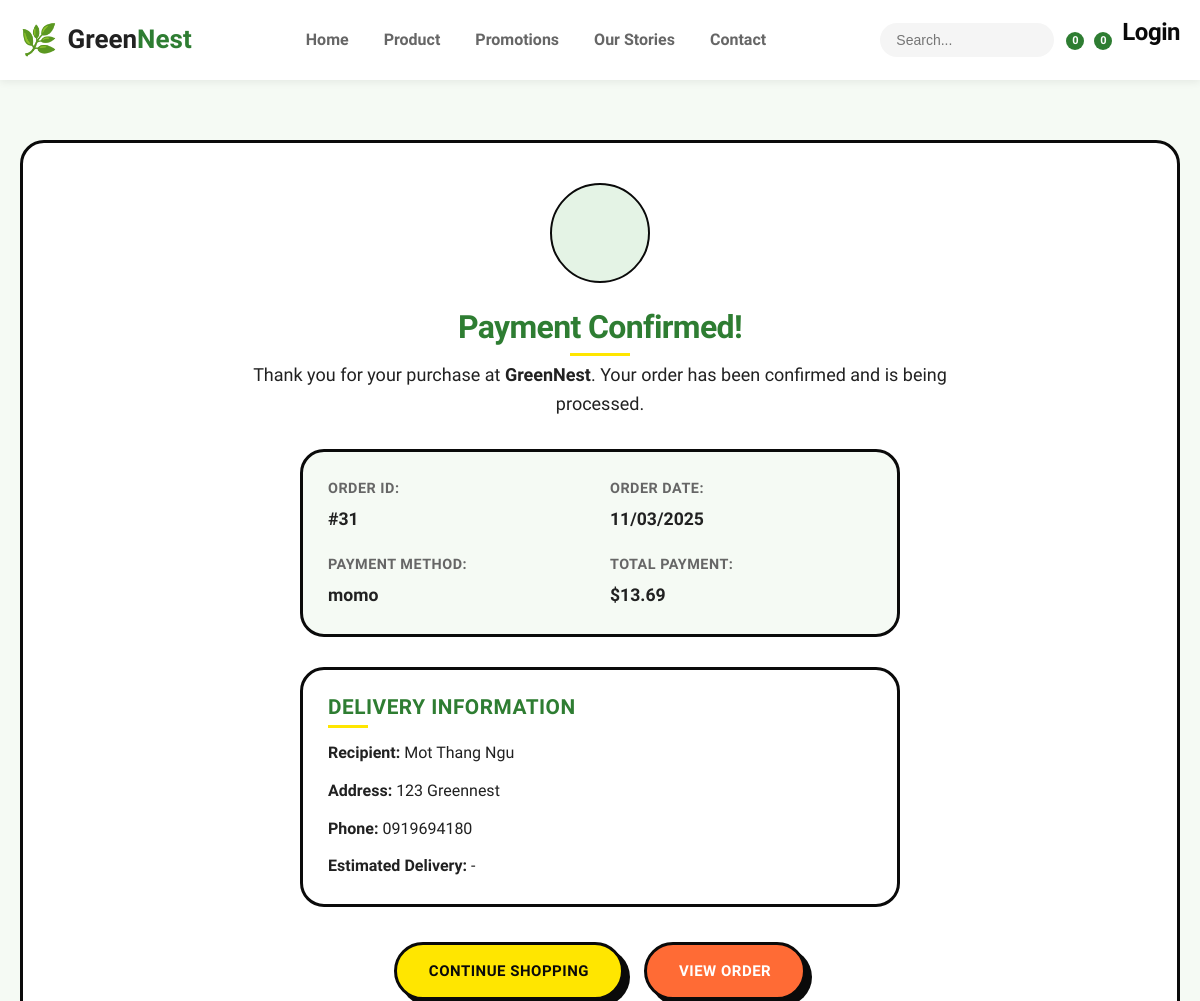
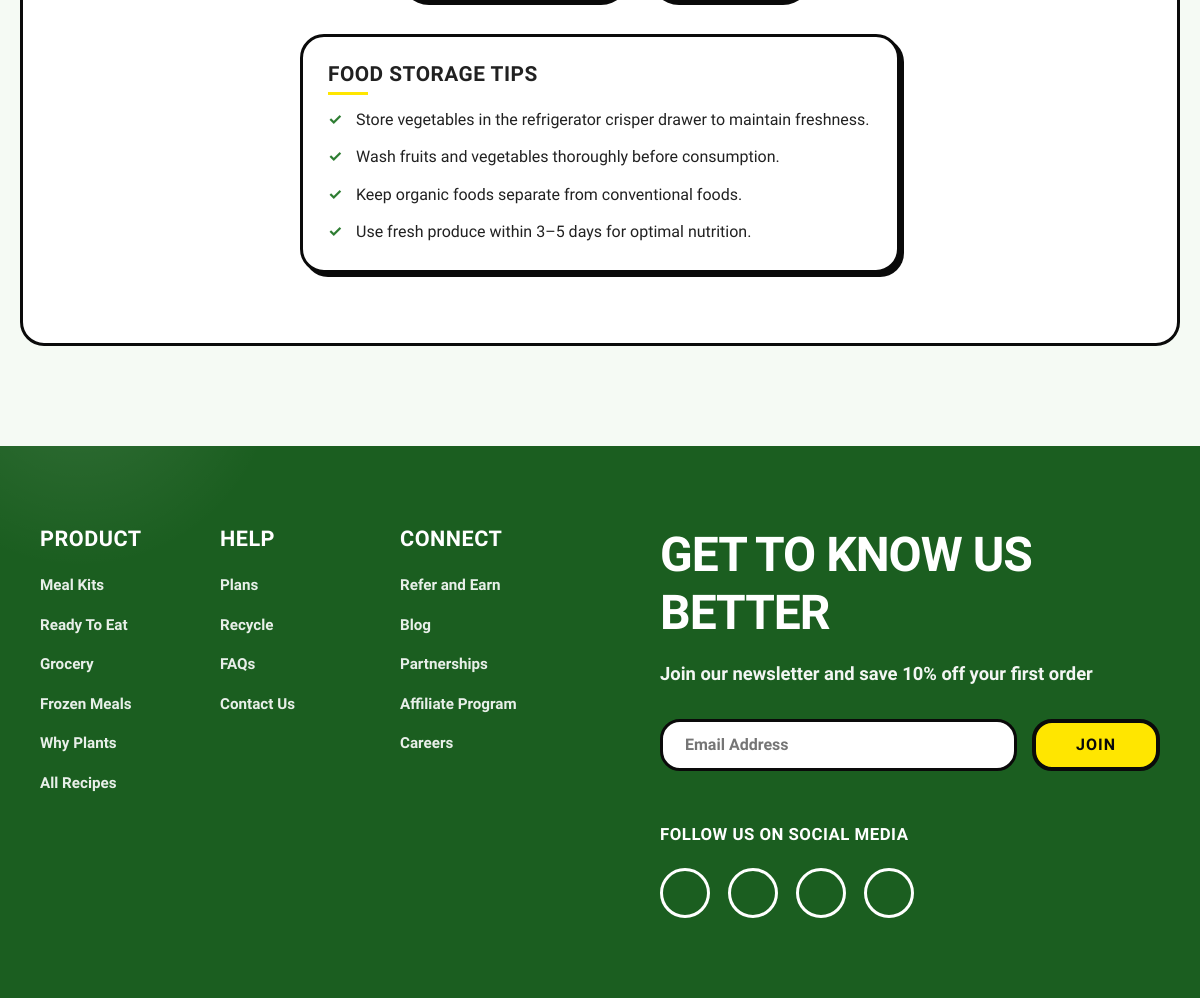
/success/31/, run on the app's committed database (2 pictures, top to bottom).
### app/models/order_payment.py (models this page shows, shortened)
class Order(models.Model):
    class Status(models.TextChoices):
        PLACED     = "placed",     "Đã đặt"
        PROCESSING = "processing", "Đang xử lý"
        CONFIRMED  = "confirmed",  "Đã xác nhận"
        SHIPPING   = "shipping",   "Đang vận chuyển"
        COMPLETED  = "completed",  "Hoàn tất"
        CANCELED   = "canceled",   "Đã hủy"
    PAYMENT_METHODS = [
        ("cash", "COD"),
        ("momo", "Momo"),
        ("vnpay", "VNPay"),
        ("bank", "Chuyển khoản"),
    ]
    customer= models.ForeignKey(Customer, on_delete=models.SET_NULL, null=True, blank=True)
    date_order= models.DateTimeField(auto_now_add=True)
    payment_method = models.CharField(max_length=20, choices=PAYMENT_METHODS, null=True, blank=True)
    complete = models.BooleanField(default=False)
    is_paid= models.BooleanField(default=False)
    used_reward= models.BooleanField(default=False)
    coupon= models.ForeignKey('Coupon', on_delete=models.SET_NULL, null=True, blank=True)
    status= models.CharField(max_length=20, choices=Status.choices, default=Status.PLACED)
    @property
    def get_cart_total(self):
        total = sum(item.get_total for item in self.orderitem_set.all())
        if self.used_reward:
            total *= Decimal("0.90")
        if self.coupon and self.coupon.is_valid():
            if self.coupon.discount_type == "percent":
                total *= (Decimal("1.0") - (self.coupon.discount_value / Decimal("100")))
            elif self.coupon.discount_type == "fixed":
                total -= self.coupon.discount_value
        return max(total, Decimal("0.00"))

class OrderItem(models.Model):
    order = models.ForeignKey(Order, on_delete=models.CASCADE)
    product = models.ForeignKey(Product, null=True, blank=True, on_delete=models.SET_NULL)
    combo = models.ForeignKey(Combo, null=True, blank=True, on_delete=models.SET_NULL)
    quantity = models.IntegerField(default=1)
    date_added = models.DateTimeField(auto_now_add=True)
    price = models.DecimalField(max_digits=10, decimal_places=2, default=0)
    @property
    def get_total(self):
        return self.price * self.quantity

### app/models/user_customer.py (models this page shows, shortened)
class Customer(models.Model):
    user = models.OneToOneField(User, on_delete=models.CASCADE, null=True, blank=True)
    name = models.CharField(max_length=200, null=True)
    phone = models.CharField(max_length=15, null=True, blank=True)
    customer_image = models.ImageField(upload_to='Profile/', null=True, blank=True)

### app/models/shipping.py (models this page shows)
class ShippingAddress(models.Model):
    order = models.ForeignKey(Order, on_delete=models.CASCADE)
    customer = models.ForeignKey(Customer, null=True, blank=True, on_delete=models.SET_NULL)
    address = models.CharField(max_length=200)
    city = models.CharField(max_length=100)
    mobile = models.CharField(max_length=15)
    state = models.CharField(max_length=100)
    date_added = models.DateTimeField(auto_now_add=True)

### app/views/view_order.py (the view)
# urls.py: path('success/<int:order_id>/', views.success, name='success'),
def success(request, order_id):
    try:
        if request.user.is_authenticated:
            order = get_object_or_404(Order, id=order_id, customer__user=request.user)
        else:
            order = get_object_or_404(Order, id=order_id)
    except Order.DoesNotExist:
        order = None
    return render(request, "app/success.html", {"order": order})

### app/templates/app/success.html (shortened to what this page needs)
{% extends "app/base.html" %}
{% load static %}
{% block content %}
<link rel="stylesheet" href="{% static 'app/css/paymentsuccess.css' %}">
<section class="payment-success-section">
  <div class="container">
    <div class="success-card">
      <div class="success-icon">
          </div> <h1 class="success-title">Payment Confirmed!</h1>
            <p class="success-message"> Thank you for your purchase at <strong>GreenNest</strong>. Your order has been confirmed and is being processed. </p>
  <div class="order-info">
    <div class="order-info-item">
      <span class="info-label">Order ID:</span>
      <span class="info-value">#{{ order.id }}</span>
    </div>
    <div class="order-info-item">
      <span class="info-label">Order Date:</span>
      <span class="info-value">{{ order.date_order|date:"m/d/Y" }}</span>
    </div>
    <div class="order-info-item">
      <span class="info-label">Payment Method:</span>
      <span class="info-value">{{ order.payment_method|default:"Online Payment" }}</span>
    </div>
    <div class="order-info-item">
      <span class="info-label">Total Payment:</span>
      <span class="info-value">${{ order.get_cart_total|floatformat:2 }}</span>
    </div>
  </div>
  <div class="delivery-info">
    <h3>Delivery Information</h3>
    <p><strong>Recipient:</strong> {{ order.customer.name }}</p>
    {% with shipping=order.shippingaddress_set.first %}
      <p><strong>Address:</strong> {{ shipping.address }}</p>
    {% endwith %}
    <p><strong>Phone:</strong> {{ order.customer.phone }}</p>
    <p><strong>Estimated Delivery:</strong>
      {{ order.estimated_delivery_start|date:"m/d/Y" }} - {{ order.estimated_delivery_end|date:"m/d/Y" }}
    </p>
  </div>
  <div class="success-actions">
    <a href="{% url 'home' %}" class="btn btn-primary">Continue Shopping</a>
    <a href="{% url 'myaccount' %}" class="btn btn-secondary">View Order</a>
  </div>
  <div class="order-tips">
    <h3>Food Storage Tips</h3>
    <ul>
      <li>Store vegetables in the refrigerator crisper drawer to maintain freshness.</li>
      <li>Wash fruits and vegetables thoroughly before consumption.</li>
      <li>Keep organic foods separate from conventional foods.</li>
      <li>Use fresh produce within 3–5 days for optimal nutrition.</li>
    </ul>
  </div>
</div>
</div>
</section>
{% endblock %}

### app/static/app/css/header_footer.css (style rules this page uses)
:root { --primary-color: #2E7D32; --primary-dark: #1B5E20; --secondary-color: #4CAF50; --accent-color: #FFE600; --accent-yellow: #FFE600; --accent-orange: #FF6B35; --accent-pink: #FF69B4; --accent-blue: #3498DB; --black: #0A0A0A; --white: #FFFFFF; --text-color-dark: #212121; --text-color-light: #666; --bg-color: #FFFFFF; --border-color: #E0E0E0; --header-height: 80px; --font-family: 'Montserrat', sans-serif; --shadow-brutal-sm: 4px 4px 0 0 var(--black); --shadow-brutal-md: 6px 6px 0 0 var(--black); --shadow-brutal-lg: 8px 8px 0 0 var(--black); --shadow-brutal-xl: 12px 12px 0 0 var(--black); --radius-sm: 8px; --radius-md: 16px; --radius-lg: 20px; --radius-xl: 24px; --radius-2xl: 28px; --radius-3xl: 32px; --radius-full: 9999px; --border-width: 4px; }
* { box-sizing: border-box; margin: 0; padding: 0; }
body { font-family: var(--font-family); margin: 0; padding-top: var(--header-height); background: linear-gradient(135deg, #F5FAF4 0%, #E6F4E6 100%); color: var(--text-color-dark); overflow-x: hidden; position: relative; }
a { text-decoration: none; color: inherit; transition: all 0.3s ease; }
ul { list-style: none; margin: 0; padding: 0; }

### data on the page
Order: id "31", date_order "11/03/2025", payment_method "momo", get_cart_total "13.69", customer.name "Mot Thang Ngu", customer.phone "0919694180"
ShippingAddress: address "123 Greennest"

### other printed values
{{ cart.items.count|default:0 }} "0"
